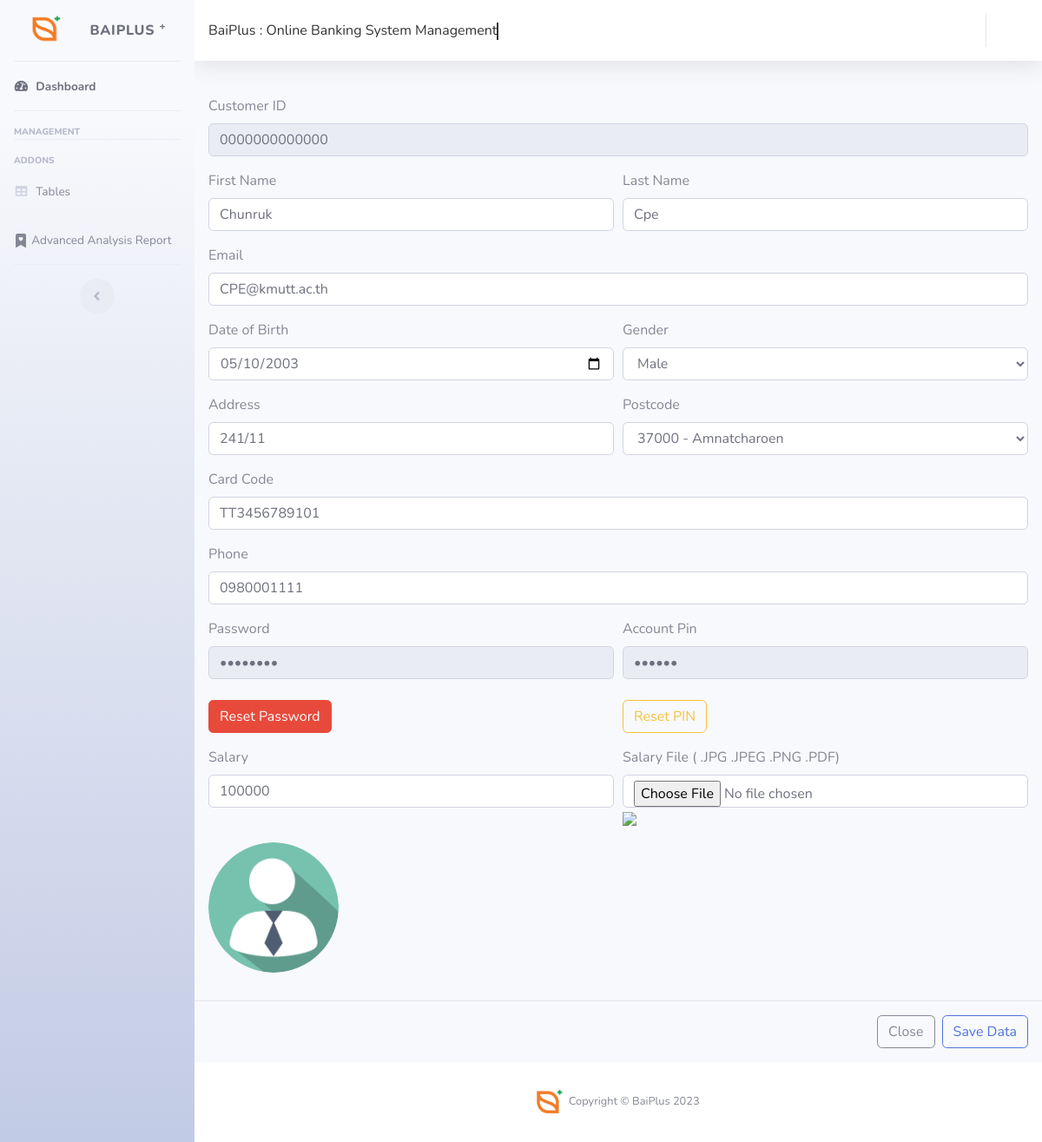
/public_admin/editcustomer.php?id=0000000000000, run on the app's committed database.
### tables this page shows
CREATE TABLE `customer` (
  `customer_ID` char(13) NOT NULL,
  `customer_fname` varchar(32) NOT NULL,
  `customer_lname` varchar(32) NOT NULL,
  `customer_email` varchar(30) NOT NULL,
  `customer_DOB` date NOT NULL,
  `customer_gender` char(6) NOT NULL,
  `customer_address` varchar(32) NOT NULL,
  `customer_postcode` char(5) DEFAULT NULL,
  `card_code` char(12) NOT NULL,
  `customer_phone` char(10) NOT NULL,
  `customer_password` varchar(24) NOT NULL,
  `account_pin` varchar(6) NOT NULL,
  `salary` double NOT NULL,
  `salary_file` varchar(255) DEFAULT NULL,
  `img` varchar(255) NOT NULL
);

### public_admin/editcustomer.php (the view, shortened to what this page needs)
<?php
require_once "db.php";
?>
<!DOCTYPE html>
<html lang="en">
<head>
    <link href="vendor/fontawesome-free/css/all.min.css" rel="stylesheet" type="text/css">
    <link href="css/sb-admin-2.min.css" rel="stylesheet">
    <link href="vendor/datatables/dataTables.bootstrap4.min.css" rel="stylesheet">
</head>
<body id="page-top">
    <div id="wrapper">
        <ul class="navbar-nav bg-gradient-light sidebar sidebar-light accordion" id="accordionSidebar">
            <a class="sidebar-brand d-flex align-items-center justify-content-center" href="index.php">
                <div class="sidebar-brand-icon rotate-n-0">
                    <img src="img\baiplus_logo.png.png" alt="baiplus_logo" width="71">
                </div>
                <div class="sidebar-brand-text mx-3">BaiPlus <sup>+</sup></div>
            </a>
            <hr class="sidebar-divider my-0">
            <li class="nav-item active">
                <a class="nav-link" href="index.php">
                    <i class="fas fa-fw fa-tachometer-alt"></i>
                    <span>Dashboard</span></a>
            </li>
            <hr class="sidebar-divider">
            <div class="sidebar-heading">
                Management
            </div>
            <hr class="sidebar-divider">
            <div class="sidebar-heading">
                Addons
            </div>
            <li class="nav-item">
                <a class="nav-link" href="table.php">
                    <i class="fas fa-fw fa-table"></i>
                    <span>Tables</span></a>
            </li>
            <li class="nav-item">
                <a class="nav-link" href="advance.php">
                    <span>Advanced Analysis Report</span></a>
            </li>
            <hr class="sidebar-divider d-none d-md-block">
            <div class="text-center d-none d-md-inline">
                <button class="rounded-circle border-0" id="sidebarToggle"></button>
            </div>
        </ul>
        <div id="content-wrapper" class="d-flex flex-column">
            <div id="content">
                <nav class="navbar navbar-expand navbar-light bg-white topbar mb-4 static-top shadow">
                    <div class="top-tools-bar">
                        <h1 class="animated-text" style="margin-top: 10px;">BaiPlus : Online Banking System Management</h1>
                    </div>
                    <ul class="navbar-nav ml-auto">
                        <li class="nav-item dropdown no-arrow">
                            <a class="nav-link dropdown-toggle" href="#" id="userDropdown" role="button" data-toggle="dropdown" aria-haspopup="true" aria-expanded="false">
                            </a>
                        </li>
                    </ul>
                </nav>
                <div class="page-transition-slide-in-right">
                    <div class="modal-body">
                        <form action="editcustomer.php" method="POST" enctype="multipart/form-data">
                            <?php
                            if (isset($_GET['id'])) {
                                $id = $_GET['id'];
                                $stmt = $conn->query("SELECT * FROM customer WHERE customer_ID = '$id'");
                                $stmt->execute();
                                $data = $stmt->fetch();
                            }
                            ?>
                            <div class="form-group">
                                <label for="id"> Customer ID </label>
                                <input type="text" value="<?php echo $data['customer_ID']; ?>" class="form-control" name="id" required readonly>
                            </div>
                            <div class="form-row">
                                <div class="form-group col">
                                    <label>First Name</label>
                                    <input input type="text" value="<?php echo $data['customer_fname']; ?>" class="form-control" name="customer_fname">
                                </div>
                                <div class="form-group col">
                                    <label>Last Name</label>
                                    <input type="text" name="customer_lname" class="form-control" value="<?php echo $data['customer_lname']; ?>">
                                </div>
                            </div>
                            <div class="form-group">
                                <label> Email </label>
                                <input type="text" name="customer_email" class="form-control" value="<?php echo $data['customer_email']; ?>">
                            </div>
                            <div class="form-row">
                                <div class="form-group col">
                                    <label> Date of Birth </label>
                                    <input type="date" name="customer_DOB" class="form-control" value="<?php echo $data['customer_DOB']; ?>">
                                </div>
                                <div class="form-group col">
                                    <label> Gender </label>
                                    <select name="customer_gender" class="form-control">
                                        <?php if ($data['customer_gender'] === "Male") : ?>
                                            <option value="Male" selected>Male</option>
                                        <?php else : ?>
                                            <option value="Male">Male</option>
                                        <?php endif; ?>
                                    </select>
                                </div>
                            </div>
                            <div class="form-row">
                                <div class="form-group col">
                                    <label> Address </label>
                                    <input type="text" name="customer_address" class="form-control" value="<?php echo $data['customer_address']; ?>">
                                </div>
                                <div class="form-group col">
                                    <label> Postcode </label>
                                    <select name="customer_postcode" class="form-control">
                                        <?php
                                        $conn = mysqli_connect("mysql", "root", "", "baiplus_final");
                                        $result = mysqli_query($conn, "SELECT customer_postcode, customer_city FROM postcode");
                                        while ($row = mysqli_fetch_assoc($result)) {
                                            $customer_postcode = $row['customer_postcode'];
                                            $customer_city = $row['customer_city'];
                                            $selected = ($customer_postcode == $data['customer_postcode']) ? "selected" : "";
                                            echo "<option value='$customer_postcode' $selected>$customer_postcode - $customer_city</option>";
                                        }
                                        ?>
                                    </select>
                                </div>
                            </div>
                            <div class="form-group">
                                <label> Card Code </label>
                                <input type="text" name="card_code" class="form-control" value="<?php echo $data['card_code']; ?>" pattern="[A-Z]{2}\d{10}" required title="Please enter a valid card code in the format JT1234567890." maxlength="12" minlength="12">
                            </div>
                            <div class="form-row">
                                <div class="form-group col">
                                    <label> Phone </label>
                                    <input type="text" name="customer_phone" class="form-control" value="<?php echo $data['customer_phone']; ?>" minlength="10" maxlength="10" pattern="\d+" title="Please enter 10 number">
                                </div>
                            </div>
                            <div class="form-row">
                                <div class="form-group col">
                                    <label>Password</label>
                                    <input type="password" name="customer_password" class="form-control" value="<?php echo $data['customer_password']; ?>" minlength="6" title="Please enter at least 6 characters" readonly>
                                    <br>
                                    <button type="button" class="btn btn-danger" onclick="resetPassword()">Reset Password</button>
                                </div>
                                <div class="form-group col">
                                    <label> Account Pin </label>
                                    <input type="password" name="account_pin" class="form-control" value="<?php echo $data['account_pin']; ?>" minlength="6" maxlength="6" pattern="\d+" title="Please enter 6 numbers" readonly><br>
                                    <button type="button" class="btn btn-outline-warning" onclick="resetPin()">Reset PIN</button>
                                </div>
                            </div>
                            <div class="form-row">
                                <div class="form-group col">
                                    <label> Salary </label>
                                    <input type="double" name="salary" class="form-control" value="<?php echo $data['salary']; ?>">
                                </div>
                                <div class="form-group col">
                                    <label> Salary File ( .JPG .JPEG .PNG .PDF)</label>
                                    <input type="file" name="img" id="imginput" class="form-control" value="<?php echo $data['salary_file']; ?>">
                                    <img width="50%" id="imgpreview" src="img/<?= $data['salary_file'] ?>" class="">
                                </div>
                            </div>
                            <div class="form-row">
                                <div class="form-group col" width="25px">
                                    <img width="100%" id="imgpreview" src="img/<?= $data['img'] ?>" class="circle">
                                </div>
                                <div type="" class="form-group col" width="25px">
                                </div>
                            </div>
                    </div>
                    <div class="modal-footer">
                        <a href="customer.php" type="button" class="btn btn-outline-secondary" data-dismiss="modal">Close</a>
                        <button type="submit" name="update" class="btn btn-outline-primary">Save Data</button>
                    </div>
                </div>
            </div>
            <footer class="sticky-footer bg-white">
                <div class="container my-auto">
                    <div class="copyright text-center my-auto">
                        <span>
                            <img src="img/mybplogo.png" alt="My Logo" width="30" />
                            &nbsp;Copyright &copy; BaiPlus 2023
                        </span>
                    </div>
                </div>
            </footer>
        </div>
    </div>
</body>
</html>

### public_admin/editcustomer.php (style rules this page uses)
.circle { border-radius: 50%; width: 150px; height: 150px; }
.animated-text { font-size: 1rem; text-align: center; overflow: hidden; white-space: nowrap; color: #333; border-right: 0.15em solid #333; animation: typing 0.5s steps(40, end), blink-caret 1.5s step-end infinite; transition: border-color 0.5s ease-out; }
.page-transition-slide-in-right { animation: slide-in-right 0.5s ease-in-out; }

### data on the page
customer: id "0000000000000", customer_fname "Chunruk", customer_lname "Cpe", customer_email "CPE@kmutt.ac.th", customer_DOB "05/10/2003", customer_gender "Male", customer_address "241/11", card_code "TT3456789101", customer_phone "0980001111", salary "100000", img (placeholder picture)

### other printed values
form field customer_postcode "37000 - Amnatcharoen"
